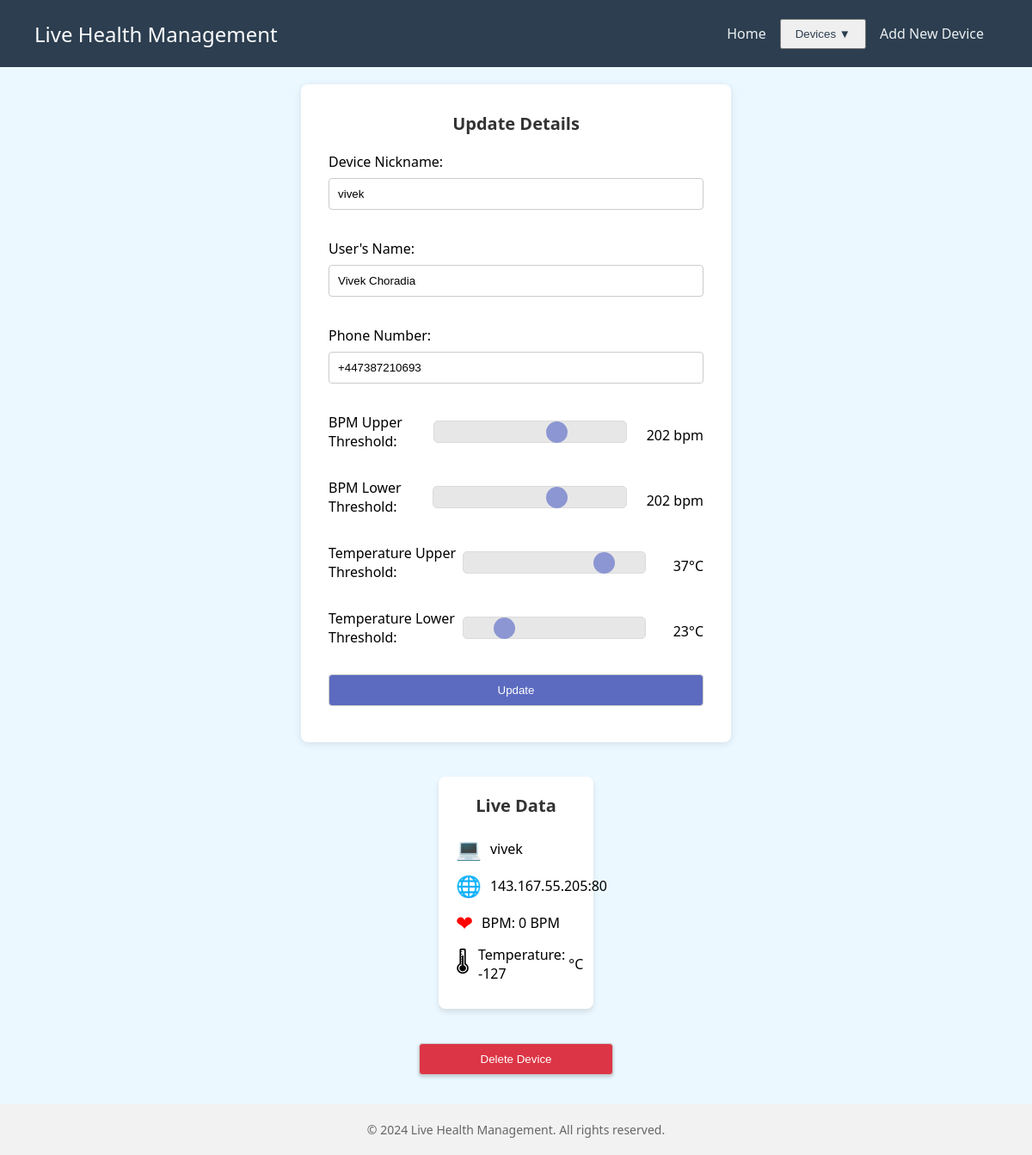
/device/1/live-data, run on the app's committed database.
### backend/app/models.py (models this page shows)
class Device(db.Model):
    __tablename__ = 'device'
    id = db.Column(db.Integer, primary_key=True)
    ip_address = db.Column(db.String(15), unique=True, nullable=False)
    passkey = db.Column(db.String(80), nullable=False)
    nickname = db.Column(db.String(50), nullable=False)

class UserDetail(db.Model):
    __tablename__ = 'user_detail'
    id = db.Column(db.Integer, primary_key=True)
    device_id = db.Column(db.Integer, db.ForeignKey('device.id'), nullable=False)
    user_name = db.Column(db.String(100), nullable=False)
    phone_number = db.Column(db.String(20), nullable=False)
    bpm_upper_threshold = db.Column(db.Integer)
    bpm_lower_threshold = db.Column(db.Integer)
    temperature_upper_threshold = db.Column(db.Integer)
    temperature_lower_threshold = db.Column(db.Integer)
    device = db.relationship('Device', backref=db.backref('user_details', lazy=True))

### backend/app/routes.py (the view)
@app.route('/device/<device_id>/live-data')
def live_data_page(device_id):
    device = Device.query.get(device_id)
    print(device)
    user_detail = UserDetail.query.filter_by(device_id=device_id).first()
    if device is None:
        flash('Device not found.', 'error')
        return redirect(url_for('index'))
    bpm = None  # Placeholder for actual BPM data
    temperature = None  # Placeholder for actual temperature data
    return render_template('live_data.html', device=device, user_detail=user_detail, bpm=bpm, temperature=temperature)

### backend/templates/live_data.html (shortened to what this page needs)
<!DOCTYPE html>
<html lang="en">
  <head>
    <link
      rel="stylesheet"
      href="{{ url_for('static', filename='css/navbar-styles.css') }}"
    />
    <link
      rel="stylesheet"
      href="{{ url_for('static', filename='css/live-data-styles.css') }}"
    />
  </head>
  <body>
    <div class="navbar">
      <div class="navbar-header">
        <span>Live Health Management</span>
      </div>
      <div class="navbar-links">
        <a href="/">Home</a>
        <div class="dropdown">
          <button class="dropbtn">Devices ▼</button>
        </div>
        <a href="{{ url_for('add_device_page') }}">Add New Device</a>
      </div>
    </div>
    <div class="container">
      <div class="details-form">
        <form
          method="POST"
          action="{{ url_for('update_device_user_details', device_id=device.id) }}"
          class="user-details-form"
        >
        <h2 class="section-title">Update Details</h2>
        <div class="form-group">
          <label for="nickname" class="form-label">Device Nickname:</label>
          <input
            type="text"
            id="nickname"
            name="nickname"
            value="{{ device.nickname }}"
            class="form-field"
            required
          />
        </div>
        <div class="form-group">
          <label for="user_name" class="form-label">User's Name:</label>
          <input
            type="text"
            id="user_name"
            name="user_name"
            value="{{ user_detail.user_name }}"
            class="form-field"
            required
          />
        </div>
        <div class="form-group">
          <label for="phone_number" class="form-label">Phone Number:</label>
          <input
            type="text"
            id="phone_number"
            name="phone_number"
            value="{{ user_detail.phone_number }}"
            class="form-field"
            required
          />
        </div>
        <div class="slider-group">
          <label for="bpm_upper_threshold" class="form-label">BPM Upper Threshold:</label>
          <input
            type="range"
            id="bpm_upper_threshold"
            name="bpm_upper_threshold"
            value="{{user_detail.bpm_upper_threshold}}"
            min="0"
            max="300"
            class="slider"
            required
          />
          <span id="bpm_upper_value" class="slider-value">120</span>&nbsp;bpm
        </div>
        <div class="slider-group">
          <label for="bpm_lower_threshold" class="form-label">BPM Lower Threshold:</label>
          <input
            type="range"
            id="bpm_lower_threshold"
            name="bpm_lower_threshold"
            value="{{user_detail.bpm_upper_threshold}}"
            min="0"
            max="300"
            class="slider"
            required
          />
          <span id="bpm_lower_value" class="slider-value">60</span>&nbsp;bpm
        </div>
        <div class="slider-group">
          <label for="temperature_upper_threshold" class="form-label"
            >Temperature Upper Threshold:</label
          >
          <input
            type="range"
            id="temperature_upper_threshold"
            name="temperature_upper_threshold"
            value="{{user_detail.temperature_upper_threshold}}"
            min="20"
            max="40"
            class="slider"
            required
          />
          <span id="temperature_upper_value" class="slider-value">38</span> °C
        </div>
        <div class="slider-group">
          <label for="temperature_lower_threshold"
          class="form-label"
            >Temperature Lower Threshold:</label
          >
          <input
            type="range"
            id="temperature_lower_threshold"
            name="temperature_lower_threshold"
            value="{{user_detail.temperature_lower_threshold}}"
            min="20"
            max="40"
            class="slider"
            required
          />
          <span id="temperature_lower_value" class="slider-value">35</span> °C
        </div>
          <input type="submit" value="Update" class="submit-btn"/>
        </form>
      </div>
      <div class="live-data-container">
        <div class="live-data">
          <h3 class="section-title">Live Data</h3>
          <div class="data-point">
            <span class="icon">&#128187;</span>
            <span id="device-name">{{device.nickname}}</span>
          </div>
          <div class="data-point">
            <span class="icon">&#127760;</span>
            <span id="ip">{{device.ip_address}}</span>
          </div>
          <div class="data-point">
            <span class="icon heart">&#x2764;</span>
            <span id="bpm">BPM: 0</span>&nbsp;BPM
          </div>
          <div class="data-point">
            <span class="icon">&#127777;</span>
            <span id="temperature">Temperature: -127</span>&nbsp;°C
          </div>
        </div>
    <div class="delete-section">
      <form
        action="{{ url_for('delete_device', device_id=device.id) }}"
        method="post"
      >
        <input
          type="submit"
          value="Delete Device"
          class="delete-btn"
          onclick="return confirm('Are you sure?');"
        />
      </form>
    </div>
  </div>
  </div>
    <footer class="footer">
      <p>&copy; 2024 Live Health Management. All rights reserved.</p>
  </footer>
  </body>
</html>

### backend/static/css/navbar-styles.css (style rules this page uses)
* { padding: 0; margin: 0; box-sizing: border-box; }
body { font-family: 'Roboto', sans-serif; }
.navbar { background-color: #2C3E50; display: flex; justify-content: space-between; align-items: center; padding: 20px 40px; width: 100%; }
.navbar-header span { font-weight: 500; font-size: 1.5rem; color: white; }
.navbar-links { display: flex; align-items: center; list-style-type: none; }
.navbar-links a { color: white; text-decoration: none; padding: 10px 15px; display: block; }
.navbar-links a, .dropbtn { color: #ecf0f1; text-decoration: none; padding: 0.5rem 1rem; transition: color 0.3s, transform 0.3s; }
.dropbtn { color: #2C3E50; }
.dropdown { position: relative; }
.footer { text-align: center; padding: 20px 0; background-color: #f2f2f2; color: #666; font-size: 14px; margin-top: auto; width: 100%; }

### backend/static/css/live-data-styles.css (style rules this page uses)
body { font-family: 'Segoe UI', Tahoma, Geneva, Verdana, sans-serif; background-color: #ebf8ff; margin: 0; padding: 0; display: flex; flex-direction: column; align-items: center; }
.container { display: flex; flex-direction: row; flex-wrap: wrap; justify-content: space-around; width: 100%; max-width: 1200px; margin-top: 20px; gap: 20px; }
.details-form { flex-basis: 60%; }
.live-data-container { flex-basis: 30%; display: flex; flex-direction: column; align-items: center; }
.user-details-form { width: 100%; max-width: 500px; margin: 50px auto; padding: 2rem; background: #ffffff; border-radius: 8px; box-shadow: 0 2px 10px rgba(0, 0, 0, 0.1); display: flex; flex-direction: column; align-items: center; margin-top: 0; margin-bottom: 0; }
.form-group, .slider-group { width: 100%; margin-bottom: 1.5rem; }
.form-label { display: block; margin-bottom: 0.5rem; }
.form-field, .slider { width: 100%; padding: 12px 10px; margin-bottom: 0.5rem; border: 1px solid #ccc; border-radius: 4px; }
.slider-group { display: flex; align-items: center; justify-content: space-between; }
.slider { -webkit-appearance: none; appearance: none; width: 70%; height: 5px; border-radius: 5px; background: #ddd; outline: none; opacity: 0.7; -webkit-transition: 0.2s; transition: opacity 0.2s; }
.slider-value { min-width: 50px; text-align: right; }
.submit-btn { width: 100%; padding: 12px 10px; background-color: #5c6bc0; color: white; border: none; border-radius: 4px; cursor: pointer; transition: background-color 0.3s; }
.live-data { width: 100%; min-height: 200px; padding: 20px; background-color: #fff; border-radius: 8px; box-shadow: 0 4px 6px rgba(0, 0, 0, 0.1); display: flex; flex-direction: column; justify-content: space-between; margin-bottom: 20px; font-size: 1rem; }
.data-point { display: flex; align-items: center; margin-bottom: 10px; }
.heart { color: red; }
.data-point .icon { font-size: 1.5rem; margin-right: 10px; }
.delete-section { width: 100%; }
.delete-btn { background-color: #dc3545 !important; color: white; padding: 10px 20px; border: none; border-radius: 4px; cursor: pointer; width: 100%; box-shadow: 0 2px 4px rgba(0, 0, 0, 0.2); margin-top: 20px; transition: background-color 0.2s ease-in-out; }
.section-title { text-align: center; margin-bottom: 20px; font-size: 1.25rem; color: #333; }
form { display: flex; flex-direction: column; }
input[type="text"], input[type="number"], input[type="submit"] { padding: 10px; margin-bottom: 10px; border: 1px solid #ccc; border-radius: 4px; }
input[type="submit"] { background-color: #5C6BC0; color: white; cursor: pointer; }
@media (max-width: 1200px) { .container { flex-direction: column; align-items: center; } }
@media (max-width: 1200px) { .details-form, .live-data { width: 80%; margin-bottom: 20px; } }
.footer { margin-top: 2%; text-align: center; padding: 20px 0; position: relative; background-color: #f2f2f2; color: #666; font-size: 14px; font-weight: 100; bottom: 0; width: 100%; }

### data on the page
Device: nickname "vivek", ip_address "143.167.55.205:80"
UserDetail: user_name "Vivek Choradia", phone_number "+447387210693", bpm_upper_threshold "202", bpm_lower_threshold "202", temperature_upper_threshold "37", temperature_lower_threshold "23"
